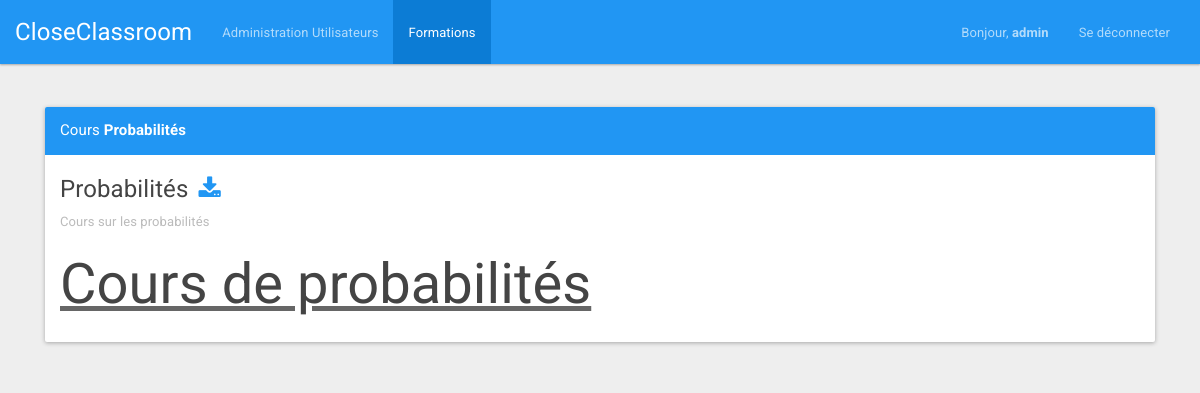
Page /index.php?page=showPractice&idPractice=2 (signed in) on the committed database.
### tables this page shows
CREATE TABLE IF NOT EXISTS `users` (
  `id` int(11) NOT NULL AUTO_INCREMENT,
  `type` varchar(32) NOT NULL,
  `login` varchar(32) NOT NULL,
  `password` varchar(32) NOT NULL,
  `email` varchar(32) NOT NULL,
  `name` varchar(32) NOT NULL,
  `first_name` varchar(32) NOT NULL,
  PRIMARY KEY (`id`),
  UNIQUE KEY `login` (`login`),
  UNIQUE KEY `email` (`email`)
);

CREATE TABLE IF NOT EXISTS `practices` (
  `id` int(11) NOT NULL AUTO_INCREMENT,
  `name` varchar(256) NOT NULL,
  `path` varchar(256) NOT NULL,
  `user` int(11) NOT NULL,
  `description` text NOT NULL,
  `date` varchar(12) NOT NULL,
  `file` varchar(256) NOT NULL,
  `id_module` int(11) NOT NULL,
  `editor` text NOT NULL,
  PRIMARY KEY (`id`),
  KEY `user` (`user`),
  KEY `module` (`id_module`)
);

### bddManager/UserDAO.php (called while the page is built, shortened)
<?php
class UserDAO
{
    public function getInfoUser($idUser)
    {
        try {
            $resultat = mysqli_query($_SESSION['bdd'], "SELECT id, login, email, password, type, name, first_name FROM users WHERE `id`= '" . $idUser . "'");
            if (mysqli_num_rows($resultat) != '0') {
                $tab[0] = mysqli_fetch_assoc($resultat);
                return $tab[0];
            } else {
                return;
            }
        }
        catch (Exception $e) {
            $_SESSION['error'] = 'Erreur requete BDD';
            $_SESSION['display_msg_error'] = true;
        }
    }
}

### bddManager/PracticeDAO.php (called while the page is built, shortened)
<?php
class PracticeDAO
{
    public function getNameAndDescriptionPractice($idPractice)
    {
        try {
            $resultat = mysqli_query($_SESSION['bdd'], "SELECT name, description, editor FROM practices WHERE `id`= '" . $idPractice . "'");
            if (mysqli_num_rows($resultat) != '0') {
                $tab[0] = mysqli_fetch_assoc($resultat);
                return $tab[0];
            } else {
                return;
            }
        }
        catch (Exception $e) {
            $_SESSION['error'] = 'Erreur requete BDD';
            $_SESSION['display_msg_error'] = true;
        }
    }
    public function getFile($idPractice)
    {
        try {
            $resultat = mysqli_query($_SESSION['bdd'], "SELECT file, path FROM practices WHERE `id`= '" . $idPractice . "'");
            if (mysqli_num_rows($resultat) != '0') {
                $tab[0] = mysqli_fetch_assoc($resultat);
            }
            return $tab[0];
        }
        catch (Exception $e) {
            $_SESSION['error'] = 'Erreur requete BDD';
            $_SESSION['display_msg_error'] = true;
        }
    }
}

### views/ShowPracticeView.class.php (the view, shortened to what this page needs)
<?php
class ShowPracticeView
{
	public function getView($idPractice, $name, $description, $file, $path, $editor)
	{
		return '
		<script>document.getElementById("tabFormation").className = "active";</script>
		<div class="container">
			<div id="alert">
			</div>
			<div style="margin-top:20px;" class="col-md-12">
				<div class="panel panel-primary" >
					<div class="panel-heading">
						<div class="panel-title">Cours <b>'.utf8_encode($name).'</b></div>
					</div>
					<div style="padding-top:10px" class="panel-body" >
						<h4>'.utf8_encode($name).'</a><a style="margin-left: 10px;" class="text-primary" download target="_blank" href="/'.$path.'"><i class="fa fa-download"></i></a></h4>
						<p class="list-group-item-text">'.utf8_encode($description).'</p>
						<div style="margin-top: 20px;">'.utf8_encode($editor).'</div>
					</div>
				</div>
			</div>
		</div>
		';
	}
}

### views/NavBarView.class.php (shortened to what this page needs)
<?php
class navBarView
{
	public function getViewLogged($firstNameUser, $typeUser)
	{
		if ($typeUser == 'Admin') {
			$view = '<nav class="navbar navbar-inverse">
			<div class="container-fluid">
				<div class="navbar-header">
					<button type="button" class="navbar-toggle collapsed" data-toggle="collapse" data-target="#bs-example-navbar-collapse-2">
						<span class="sr-only">Toggle navigation</span>
						<span class="icon-bar"></span>
						<span class="icon-bar"></span>
						<span class="icon-bar"></span>
					</button>
					<a class="navbar-brand" href="index.php">CloseClassroom</a>
				</div>
				<div class="collapse navbar-collapse" id="bs-example-navbar-collapse-2">
					<ul class="nav navbar-nav">
						<li id="tabUser"><a href="index.php?page=user">Administration Utilisateurs</a></li>
						<li id="tabFormation"><a href="index.php?page=formation">Formations</a></li>
					</ul>
					<ul class="nav navbar-nav navbar-right">
						<li><a href="index.php" style="font-size: 13px;"> Bonjour, <strong>'.utf8_encode($firstNameUser).'</strong> </a>
							<li><a href="index.php?page=logout">Se déconnecter</a></li>
						</ul>
					</div>
				</div>
			</nav>';
		}
		return $view;
	}
}

### rows in the picture
users: first_name "admin"
practices: name "Probabilités", description "Cours sur les probabilités", editor "Cours de probabilités"
